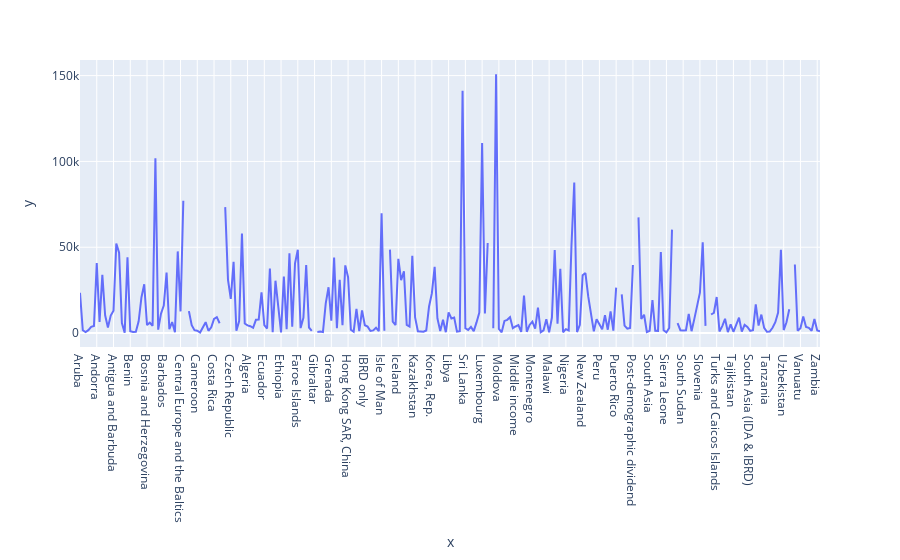

Here is the notebook cell this chart was saved with:
### Code cell
fig = px.line(x=gdp_per_capita["Country Name"], y=gdp_per_capita["2010"])
fig.show()

### Figure 1 — Plotly figure (JSON) as saved in the notebook; plotly's stock layout.template omitted (floating-point values rounded to 4 significant figures; data arrays with more than 128 entries replaced by an {"elided": "..."} marker saying what was removed)
{"data": [{"hovertemplate": "x=%{x}<br>y=%{y}<extra></extra>", "legendgroup": "", "line": {"color": "#636efa", "dash": "solid"}, "marker": {"symbol": "circle"}, "mode": "lines", "name": "", "orientation": "v", "showlegend": false, "x": {"elided": "266 str values"}, "xaxis": "x", "y": {"elided": "266 float values"}, "yaxis": "y", "type": "scatter"}], "layout": {"xaxis": {"anchor": "y", "domain": [0.0, 1.0], "title": {"text": "x"}}, "yaxis": {"anchor": "x", "domain": [0.0, 1.0], "title": {"text": "y"}}, "legend": {"tracegroupgap": 0}, "margin": {"t": 60}}}
